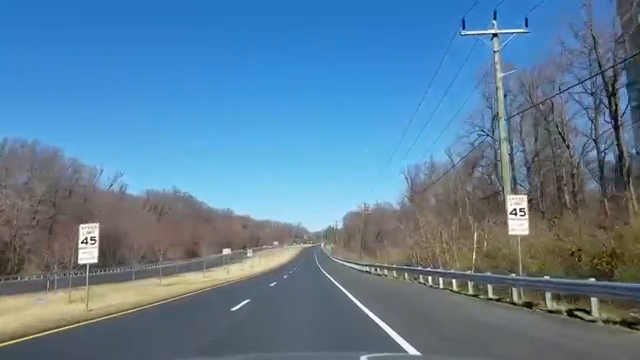
#> input picture frame 89 of Lane Detection with OpenCV/test.mp4, 640 x 360 px
$ python detector.py
#> lines starting #> are read from the running program, lines starting #| are printed output that depends on the picture; after the words box and inside, x2 and y2 are one past the last pixel; in counts of white or black regions, pixels touching at a corner belong together
#> further down, frame is the input picture: shape (360, 640, 3); mean B, G, R 152.9, 126.5, 92.3
import cv2
import numpy as np
import matplotlib.pyplot as plt


def region_of_interest(img, vertices):
    mask = np.zeros_like(img)
    # channel_count=img.shape[2]
    # match_mask_color=(255,)*channel_count
    match_mask_color = 255
    cv2.fillPoly(mask, vertices, match_mask_color)
    masked_image = cv2.bitwise_and(img, mask)
    return masked_image


# img = cv2.imread('road2.jpg')
# image = cv2.cvtColor(img, cv2.COLOR_BGR2RGB)

def process(image):
    # print(image.shape)
    height, width, _ = image.shape
#> height = 360; width = 640

    region_of_interest_vertices = [
        (0, height),
        (width / 2, height / 2),
        (width, height)
    ]
#> region_of_interest_vertices = [(0, 360), (320, 180), (640, 360)]

    gray_image = cv2.cvtColor(image, cv2.COLOR_RGB2GRAY)
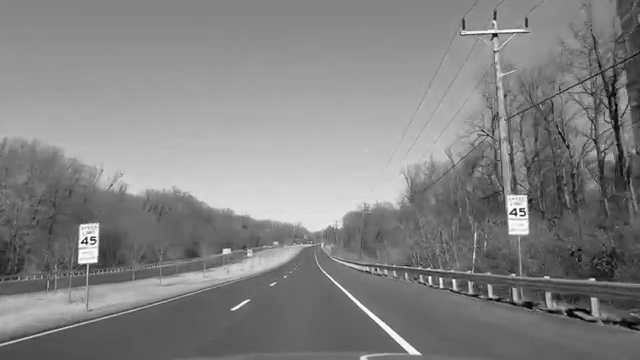
#> gray_image: shape (360, 640); min 0, max 255, mean 130.5
    canny_image = cv2.Canny(gray_image, 100, 200)
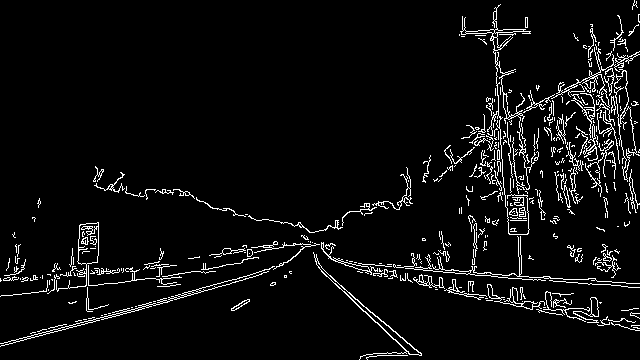
#> canny_image: shape (360, 640); 5.2% white in thin lines or dots

    cropped_image = region_of_interest(canny_image,
                                       np.array([region_of_interest_vertices], np.int32))
#> in region_of_interest, `cv2.fillPoly(mask, vertices, match_mask_color)`:
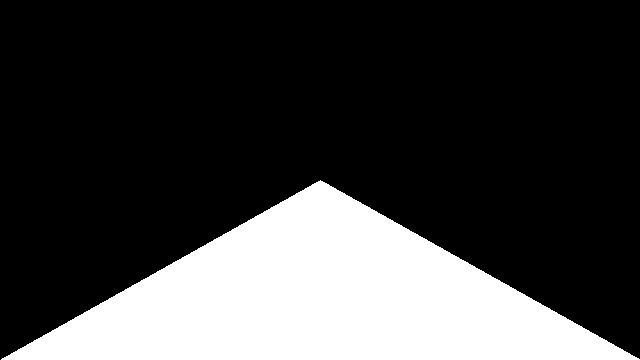
#> mask: shape (360, 640); 25.1% white; 1 white region, box (x1, y1, x2, y2) and area: (1, 180, 640, 360) 57740
#> in region_of_interest, `masked_image = cv2.bitwise_and(img, mask)`:
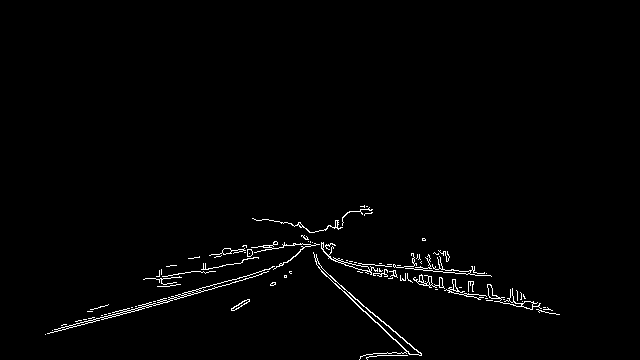
#> masked_image: shape (360, 640); 1.4% white in thin lines or dots, all inside (x1, y1, x2, y2) = (45, 205, 560, 360)

    lines = cv2.HoughLinesP(cropped_image, rho=2, theta=np.pi / 60, threshold=150, minLineLength=20, maxLineGap=100)
#> lines = [[257, 247, 550, 309], [50, 332, 330, 257], [61, 325, 330, 253], [224, 248, 491, 276], [274, 242, 516, 306]]

    def draw_the_lines(image, lines):
        img = np.copy(image)
        for line in lines:
            x1, y1, x2, y2 = line[0]
            cv2.line(img, (x1, y1), (x2, y2), (0, 255, 0), 2)
#> this loop made 5 passes
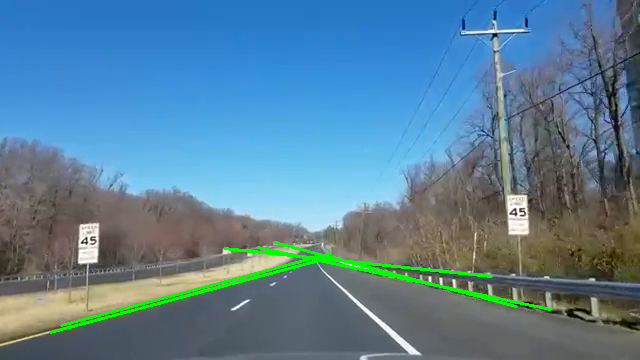
#> img: shape (360, 640, 3); 1.57% of pixels changed, all inside (x1, y1, x2, y2) = (49, 241, 552, 334)
        return img

    lined_image = draw_the_lines(image, lines)
    return lined_image


# plt.imshow(lined_image)


cap = cv2.VideoCapture('test.mp4')

while cap.isOpened():
    try:

        ret, frame = cap.read()
        frame = process(frame)
        cv2.imshow('Road', frame)

        if cv2.waitKey(1) == 27:
#> (key Esc is pressed here)
            break
    except:
        break

cap.release()
cv2.destroyAllWindows()

$ run again, starting later in the video
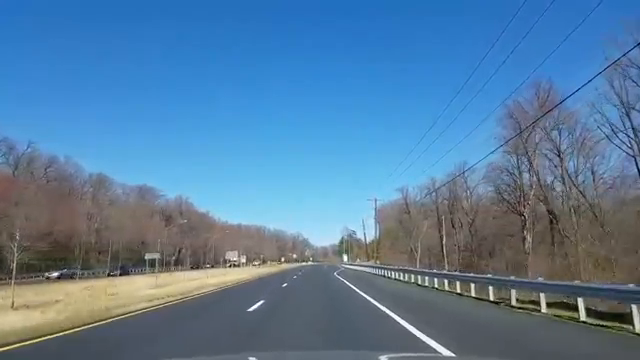
#> input picture frame 400 of Lane Detection with OpenCV/test.mp4, 640 x 360 px
#> frame is the input picture: shape (360, 640, 3); mean B, G, R 157.7, 125, 87.2
#> in process, `canny_image = cv2.Canny(gray_image, 100, 200)`:
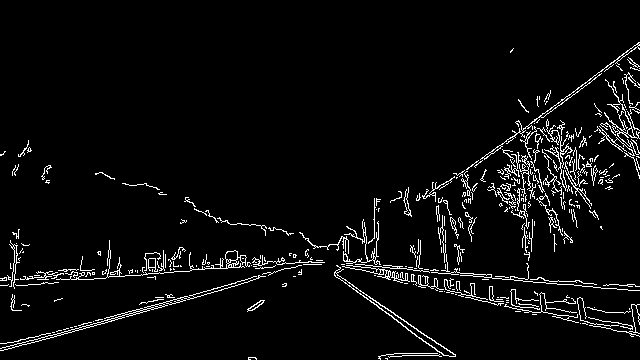
#> canny_image: shape (360, 640); 4.5% white in thin lines or dots, all inside (x1, y1, x2, y2) = (0, 42, 640, 360)
#> mask: shape (360, 640); 25.1% white; 1 white region, box (x1, y1, x2, y2) and area: (1, 180, 640, 360) 57740
#> masked_image: shape (360, 640); 1.6% white in thin lines or dots, all inside (x1, y1, x2, y2) = (29, 210, 573, 360)
#> lines = [[47, 333, 376, 245], [36, 339, 376, 248], [170, 265, 447, 265], [269, 228, 444, 355], [163, 268, 459, 268], [306, 251, 536, 312], [60, 333, 376, 249], [189, 258, 488, 274], [307, 254, 519, 311]]
#> the loop in draw_the_lines, `for line in lines:` made 9 passes
#> after the loop in draw_the_lines, `for line in lines:`:
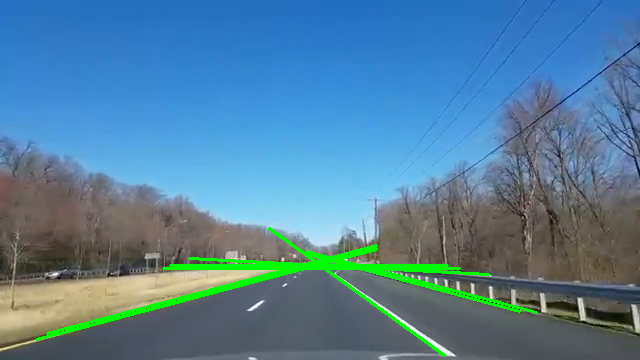
#> img: shape (360, 640, 3); 2.65% of pixels changed, all inside (x1, y1, x2, y2) = (35, 227, 538, 357)

$ run again, starting later in the video
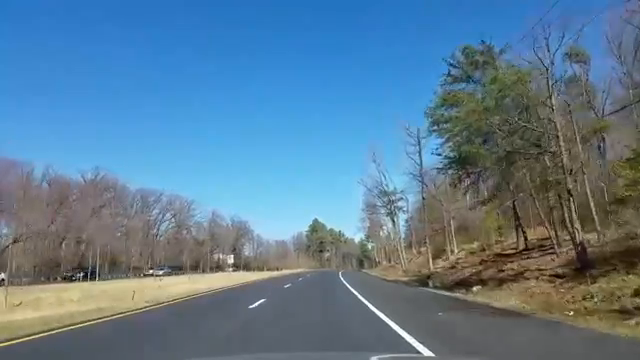
#> input picture frame 712 of Lane Detection with OpenCV/test.mp4, 640 x 360 px
#> frame is the input picture: shape (360, 640, 3); mean B, G, R 147.8, 124.6, 92.7
#> in process, `canny_image = cv2.Canny(gray_image, 100, 200)`:
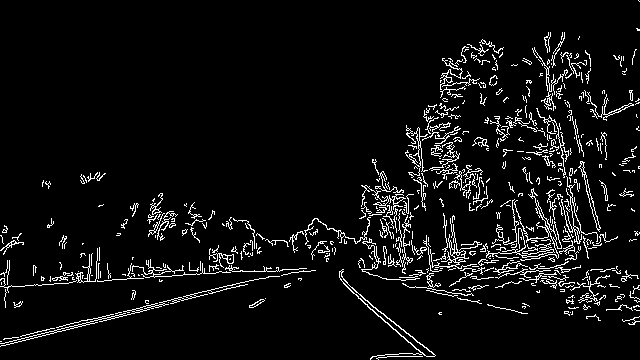
#> canny_image: shape (360, 640); 5.9% white in thin lines or dots
#> mask: shape (360, 640); 25.1% white; 1 white region, box (x1, y1, x2, y2) and area: (1, 180, 640, 360) 57740
#> masked_image: shape (360, 640); 1.6% white in thin lines or dots, all inside (x1, y1, x2, y2) = (43, 204, 530, 360)
#> lines = [[43, 335, 412, 236], [147, 277, 459, 260], [74, 322, 430, 246]]
#> the loop in draw_the_lines, `for line in lines:` made 3 passes
#> after the loop in draw_the_lines, `for line in lines:`:
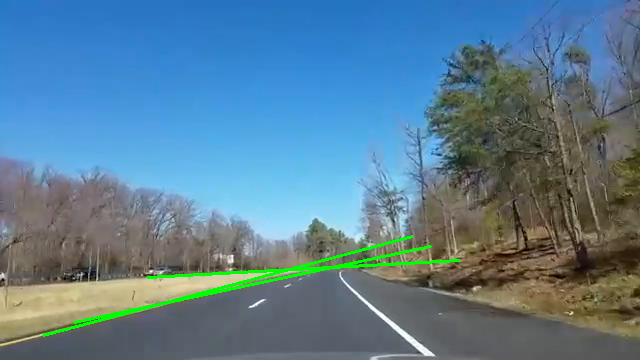
#> img: shape (360, 640, 3); 1.23% of pixels changed, all inside (x1, y1, x2, y2) = (42, 235, 461, 337)
